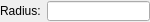
<?xml version="1.0" encoding="UTF-8"?>
<ui version="4.0">
 <class>Ui_CircleOptions</class>
 <widget class="QWidget" name="Ui_CircleOptions">
  <property name="geometry">
   <rect>
    <x>0</x>
    <y>0</y>
    <width>150</width>
    <height>22</height>
   </rect>
  </property>
  <property name="sizePolicy">
   <sizepolicy hsizetype="Fixed" vsizetype="Fixed">
    <horstretch>0</horstretch>
    <verstretch>0</verstretch>
   </sizepolicy>
  </property>
  <property name="minimumSize">
   <size>
    <width>111</width>
    <height>22</height>
   </size>
  </property>
  <property name="maximumSize">
   <size>
    <width>150</width>
    <height>22</height>
   </size>
  </property>
  <property name="windowTitle">
   <string>Circle Options</string>
  </property>
  <layout class="QHBoxLayout">
   <property name="leftMargin">
    <number>0</number>
   </property>
   <property name="topMargin">
    <number>1</number>
   </property>
   <property name="rightMargin">
    <number>0</number>
   </property>
   <property name="bottomMargin">
    <number>1</number>
   </property>
   <item>
    <widget class="QLabel" name="lRadius">
     <property name="text">
      <string>Radius:</string>
     </property>
     <property name="wordWrap">
      <bool>false</bool>
     </property>
    </widget>
   </item>
   <item>
    <widget class="QLineEdit" name="leRadius">
     <property name="sizePolicy">
      <sizepolicy hsizetype="Preferred" vsizetype="Fixed">
       <horstretch>0</horstretch>
       <verstretch>0</verstretch>
      </sizepolicy>
     </property>
     <property name="toolTip">
      <string>Radius of circle</string>
     </property>
    </widget>
   </item>
   <item>
    <spacer name="horizontalSpacer">
     <property name="orientation">
      <enum>Qt::Horizontal</enum>
     </property>
     <property name="sizeHint" stdset="0">
      <size>
       <width>0</width>
       <height>20</height>
      </size>
     </property>
    </spacer>
   </item>
  </layout>
 </widget>
 <layoutdefault spacing="6" margin="11"/>
 <resources/>
 <connections/>
</ui>
